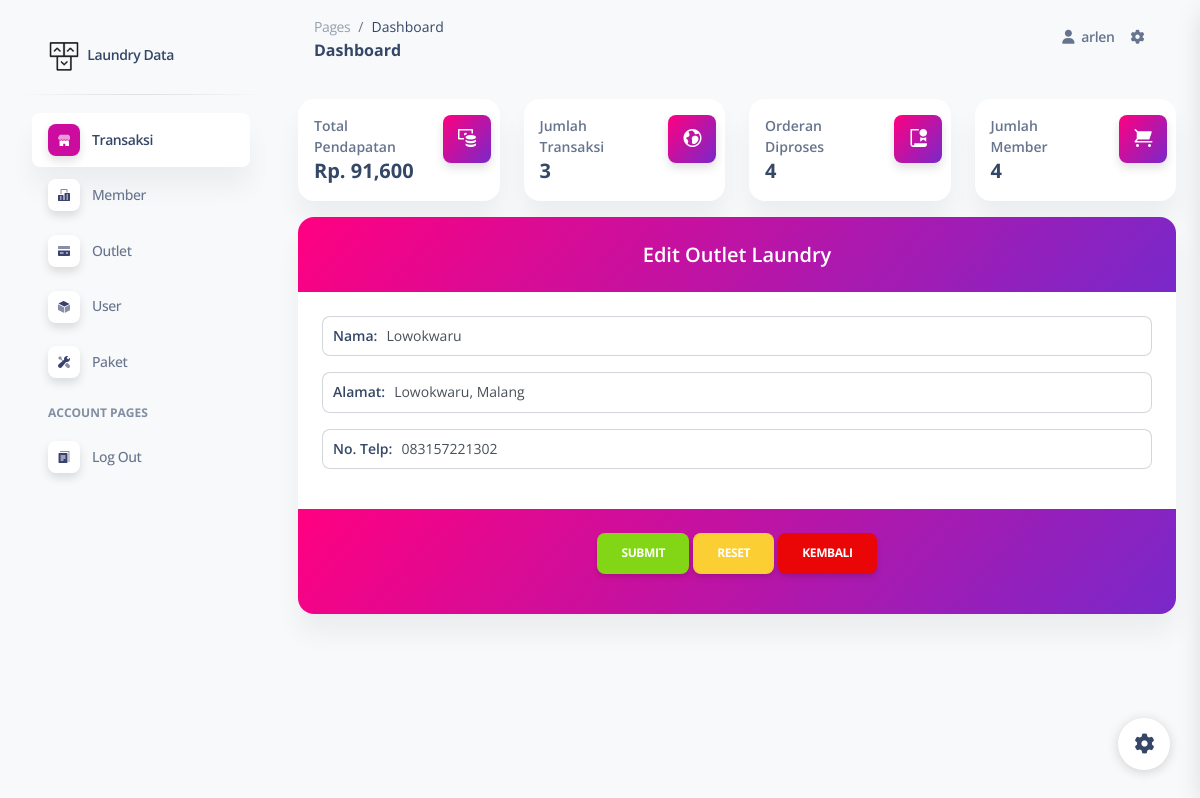
The app's page /pages/index.php?page=edot&id=2 (signed in) with its own data.
### tables this page shows
CREATE TABLE `tb_outlet` (
  `id` int NOT NULL,
  `nama` varchar(100) NOT NULL,
  `alamat` text NOT NULL,
  `tlp` varchar(15) NOT NULL
);

### crud/outlet/edit.php (the view, shortened to what this page needs)
<?php
include "../../config/config.php";
$id = $_GET['id'];
$q = mysqli_fetch_array(mysqli_query($con, "SELECT * FROM tb_outlet WHERE id = $id"));
?>
<!DOCTYPE html>
<html lang="en">
<head>
</head>
<body class="container">
    <center>
    <div class="card text-center mt-3"">
        <div class="card-header bg-gradient-primary">
            <div class="card-text text-white h5">Edit Outlet Laundry </div>
        </div>
        <div class="card-body">
            <form action="../../crud/outlet/process.php" method="post">
            <div class="input-group mb-3">
                <span class="input-group-text text-bold">Nama:</span>
                <input type="text" name="nama" class="form-control" value="<?php echo $q['nama'] ?>">
            </div>
            <div class="input-group mb-3">
                <span class="input-group-text text-bold">Alamat:</span>
                <input type="text" name="alamat" class="form-control" value="<?php echo $q['alamat'] ?>">
            </div>
            <div class="input-group mb-3">
                <span class="input-group-text text-bold">No. Telp:</span>
                <input type="text" name="no" class="form-control" value="<?php echo $q['tlp'] ?>">
            </div>
        </div>
        <div class="card-footer bg-gradient-primary">
            <input type="submit" name="ed" class="btn btn-success" value="Submit">
            <input type="reset" class="btn btn-warning" value="Reset">
            <a href="index.php?page=ot" class="btn btn-danger">Kembali</a>
        </div>
    </div>
    </center>
</body>
</html>

### records on screen
tb_outlet: nama "Lowokwaru", alamat "Lowokwaru, Malang", no "083157221302"

### other values on screen
$_SESSION['login'] "arlen"
$t['omset'] "91,600"
$t['transaksi'] "3"
$o['outlet'] "4"
$m['member'] "4"
